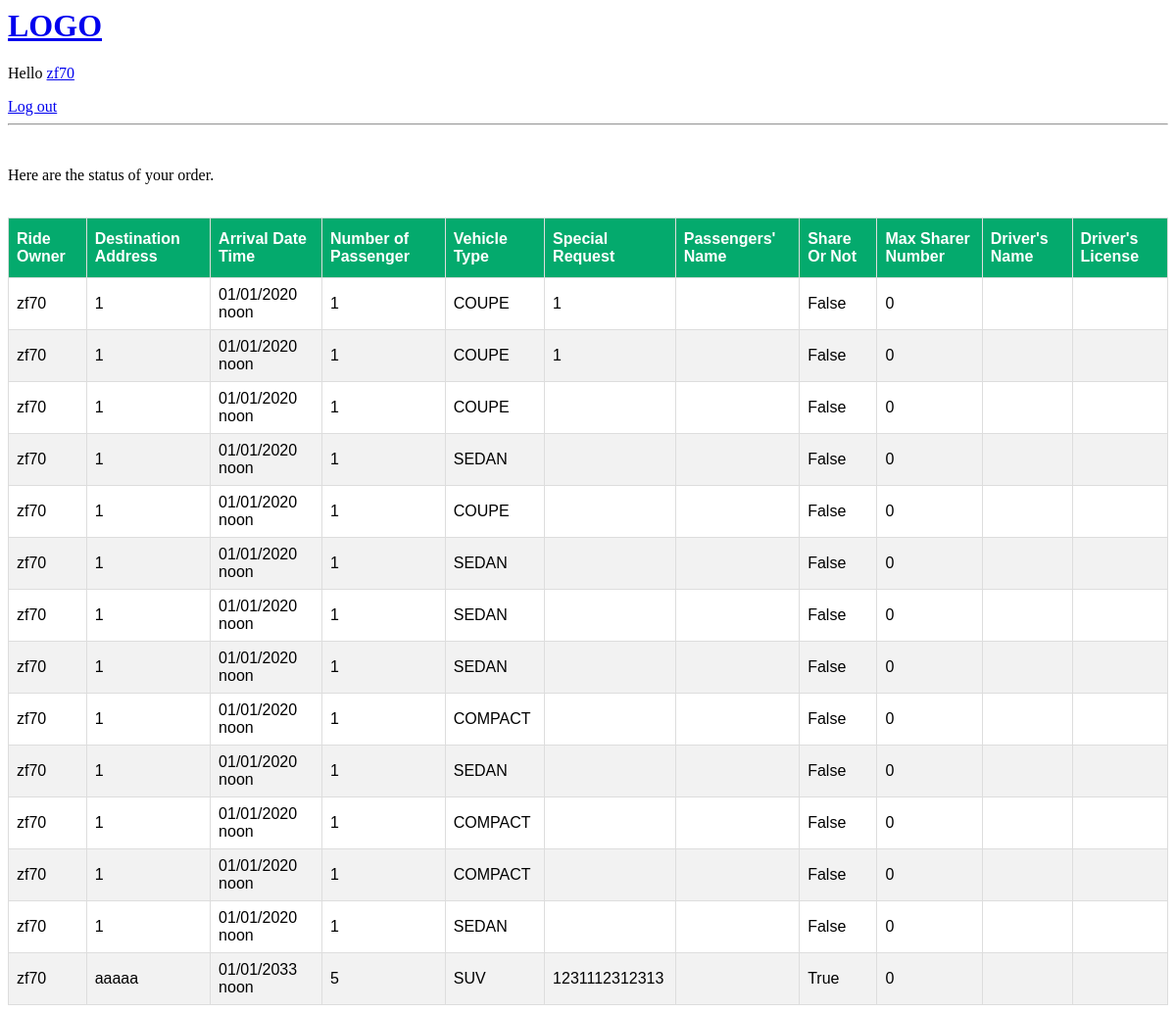
Page /user/owner/history/ (signed in) on the earlier database version.
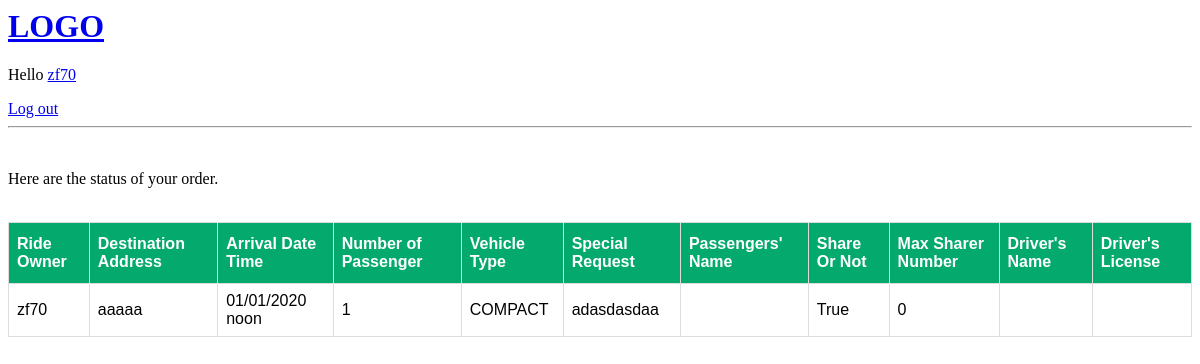
Same page on the later database version.
### user/models.py (models this page shows, shortened)
class Owner(models.Model):
    owner = models.ForeignKey(User, on_delete=models.CASCADE)
    Destination_Address = models.CharField(max_length=100)
    Arrival_Date_Time = models.DateTimeField(help_text='Format: 2020-01-01 12:00')
    Number_of_Passenger = models.PositiveIntegerField(default=1)
    Vehicle_Type = models.CharField(max_length=20, choices=TYPE_CHOICES, default='--')
    Special_Request = models.CharField(max_length=400, blank=True)
    Share_Or_Not = models.BooleanField()
    Max_Share_Num = models.PositiveIntegerField(help_text='If you do not want to share please choose 0', default=0)
    Status = models.CharField(default='Ongoing', max_length=20)
    Sharers_Name = models.CharField(default='', max_length=50, blank=True)
    Driver_Name = models.CharField(default='', max_length=50, blank=True)
    Driver_License = models.CharField(default='', max_length=50, blank=True)

### user/views.py (the view)
# urls.py: path('owner/history/', OwnerListView.as_view(), name='OwnerListView'),
class OwnerListView(ListView):
    template_name = 'user/owner_list.html'
    def get_queryset(self):
        return Owner.objects.filter(owner=self.request.user).order_by('Arrival_Date_Time')

### user/templates/user/owner_list.html (shortened to what this page needs)
{%extends 'main.html'%}
{% load mathfilters %}
{%block content%}
<br>
    <p>
        Here are the status of your order.
    </p>
<br>
<table id="customers">
    <thead>
    <tr>
        <th>Ride Owner</th>
        <th>Destination Address</th>
        <th>Arrival Date Time</th>
        <th>Number of Passenger</th>
        <th>Vehicle Type</th>
        <th>Special Request</th>
        <th>Passengers' Name</th>
        <th>Share Or Not</th>
        <th>Max Sharer Number</th>
        <th>Driver's Name</th>
        <th>Driver's License</th>
    </tr>
    </thead>
    <tbody>
    {% for ride in object_list %}
    <tr>
    <td>{{ ride.owner.username }}</td>
    <td>{{ ride.Destination_Address }}</td>
    <td>{{ ride.Arrival_Date_Time|date:"m/d/Y P" }}</td>
    <td>{{ ride.Number_of_Passenger }}</td>
    <td>{{ ride.Vehicle_Type }}</td>
    <td>{{ ride.Special_Request }}</td>
    <td>{{ ride.Sharers_Name }}</td>
    <td>{{ ride.Share_Or_Not }}</td>
    <td>{{ ride.Max_Share_Num }}</td>
    <td>{{ ride.Driver_Name }}</td>
    <td>{{ ride.Driver_License }}</td>
    </tr>
    {% endfor %}
    </tbody>
</table>
{% endblock %}

Differences in the rows shown:
removed Owner: owner.username "zf70", Destination_Address "1", Arrival_Date_Time "01/01/2020 noon", Number_of_Passenger "1", Vehicle_Type "COUPE", Special_Request "1", Share_Or_Not "False", Max_Share_Num "0"
removed Owner: owner.username "zf70", Destination_Address "1", Arrival_Date_Time "01/01/2020 noon", Number_of_Passenger "1", Vehicle_Type "COUPE", Special_Request "1", Share_Or_Not "False", Max_Share_Num "0"
removed Owner: owner.username "zf70", Destination_Address "1", Arrival_Date_Time "01/01/2020 noon", Number_of_Passenger "1", Vehicle_Type "COUPE", Share_Or_Not "False", Max_Share_Num "0"
removed Owner: owner.username "zf70", Destination_Address "1", Arrival_Date_Time "01/01/2020 noon", Number_of_Passenger "1", Vehicle_Type "SEDAN", Share_Or_Not "False", Max_Share_Num "0"
removed Owner: owner.username "zf70", Destination_Address "1", Arrival_Date_Time "01/01/2020 noon", Number_of_Passenger "1", Vehicle_Type "COUPE", Share_Or_Not "False", Max_Share_Num "0"
removed Owner: owner.username "zf70", Destination_Address "1", Arrival_Date_Time "01/01/2020 noon", Number_of_Passenger "1", Vehicle_Type "SEDAN", Share_Or_Not "False", Max_Share_Num "0"
removed Owner: owner.username "zf70", Destination_Address "1", Arrival_Date_Time "01/01/2020 noon", Number_of_Passenger "1", Vehicle_Type "SEDAN", Share_Or_Not "False", Max_Share_Num "0"
removed Owner: owner.username "zf70", Destination_Address "1", Arrival_Date_Time "01/01/2020 noon", Number_of_Passenger "1", Vehicle_Type "SEDAN", Share_Or_Not "False", Max_Share_Num "0"
removed Owner: owner.username "zf70", Destination_Address "1", Arrival_Date_Time "01/01/2020 noon", Number_of_Passenger "1", Vehicle_Type "COMPACT", Share_Or_Not "False", Max_Share_Num "0"
removed Owner: owner.username "zf70", Destination_Address "1", Arrival_Date_Time "01/01/2020 noon", Number_of_Passenger "1", Vehicle_Type "SEDAN", Share_Or_Not "False", Max_Share_Num "0"
removed Owner: owner.username "zf70", Destination_Address "1", Arrival_Date_Time "01/01/2020 noon", Number_of_Passenger "1", Vehicle_Type "COMPACT", Share_Or_Not "False", Max_Share_Num "0"
removed Owner: owner.username "zf70", Destination_Address "1", Arrival_Date_Time "01/01/2020 noon", Number_of_Passenger "1", Vehicle_Type "COMPACT", Share_Or_Not "False", Max_Share_Num "0"
removed Owner: owner.username "zf70", Destination_Address "1", Arrival_Date_Time "01/01/2020 noon", Number_of_Passenger "1", Vehicle_Type "SEDAN", Share_Or_Not "False", Max_Share_Num "0"
removed Owner: owner.username "zf70", Destination_Address "aaaaa", Arrival_Date_Time "01/01/2033 noon", Number_of_Passenger "5", Vehicle_Type "SUV", Special_Request "1231112312313", Share_Or_Not "True", Max_Share_Num "0"
added Owner: owner.username "zf70", Destination_Address "aaaaa", Arrival_Date_Time "01/01/2020 noon", Number_of_Passenger "1", Vehicle_Type "COMPACT", Special_Request "adasdasdaa", Share_Or_Not "True", Max_Share_Num "0"
